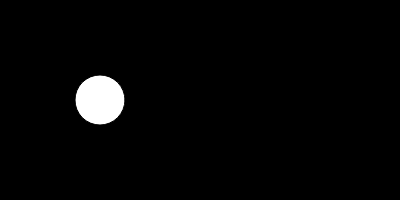
Frame 1 (no input)
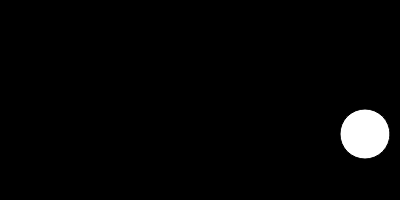
Frame 60 (no input)
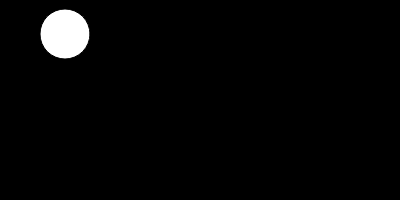
Frame 120 (the mouse pressed at the canvas centre since frame 60)

The p5.js sketch that drew these frames (run headless with seeded random() and noise() and a simulated clock; from frame 60 on, the mouse is pressed at the canvas centre):

// p5.js sketch
// ── sketch.js
let x = 100;
let y = 100;
let xspeed = 5;
let yspeed = 2;
let r = 25;

function setup() {
  createCanvas(400, 200);
}

function draw() {
  background(0);
  ellipse(x, y, r*2, r*2);
  x += xspeed;
  y += yspeed;
  if (x > width - r || x < r) {
    xspeed = -xspeed;
  }
  if (y > height - r || y < r) {
    yspeed = -yspeed;
  }
}

// https://editor.p5js.org/icm/sketches/BJKWv5Tn
// bouncing ball 
